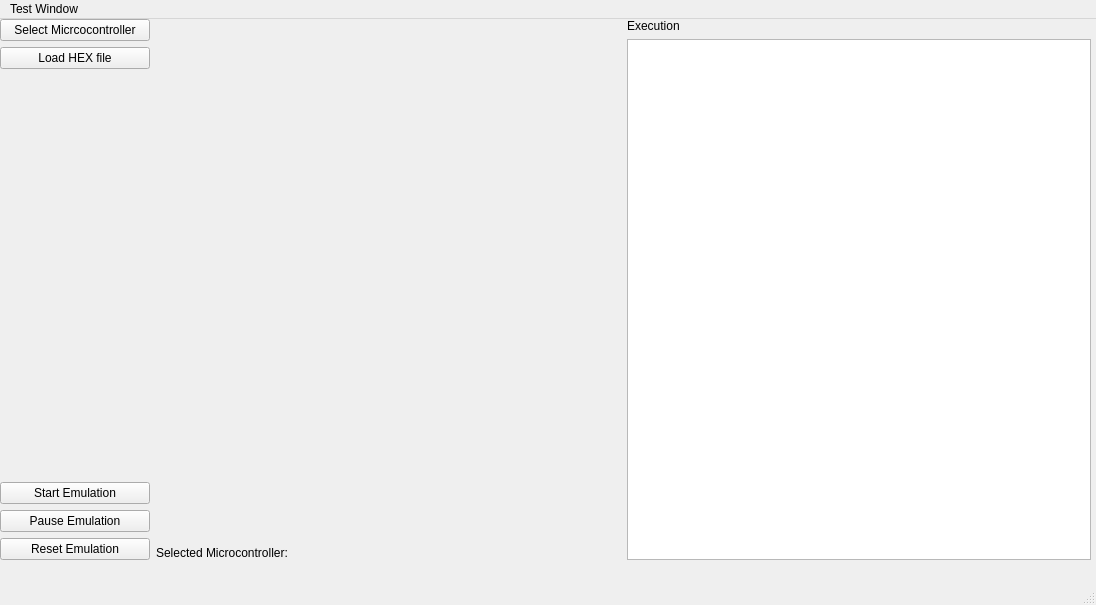
<?xml version="1.0" encoding="UTF-8"?>
<ui version="4.0">
 <class>MainWindow</class>
 <widget class="QMainWindow" name="MainWindow">
  <property name="windowModality">
   <enum>Qt::WindowModality::WindowModal</enum>
  </property>
  <property name="geometry">
   <rect>
    <x>0</x>
    <y>0</y>
    <width>1096</width>
    <height>605</height>
   </rect>
  </property>
  <property name="windowTitle">
   <string>MainWindow</string>
  </property>
  <widget class="QWidget" name="centralwidget">
   <widget class="QWidget" name="horizontalLayoutWidget">
    <property name="geometry">
     <rect>
      <x>0</x>
      <y>0</y>
      <width>1091</width>
      <height>541</height>
     </rect>
    </property>
    <layout class="QHBoxLayout" name="horizontalLayout">
     <item>
      <layout class="QVBoxLayout" name="verticalLayout">
       <item>
        <widget class="QPushButton" name="btnSelectUController">
         <property name="minimumSize">
          <size>
           <width>150</width>
           <height>0</height>
          </size>
         </property>
         <property name="text">
          <string>Select Micrcocontroller</string>
         </property>
        </widget>
       </item>
       <item>
        <widget class="QPushButton" name="btdLoadHex">
         <property name="minimumSize">
          <size>
           <width>150</width>
           <height>0</height>
          </size>
         </property>
         <property name="text">
          <string>Load HEX file</string>
         </property>
        </widget>
       </item>
       <item>
        <spacer name="verticalSpacer">
         <property name="orientation">
          <enum>Qt::Orientation::Vertical</enum>
         </property>
         <property name="sizeHint" stdset="0">
          <size>
           <width>20</width>
           <height>40</height>
          </size>
         </property>
        </spacer>
       </item>
       <item>
        <widget class="QPushButton" name="btnStart">
         <property name="text">
          <string>Start Emulation</string>
         </property>
        </widget>
       </item>
       <item>
        <widget class="QPushButton" name="btnPause">
         <property name="text">
          <string>Pause Emulation</string>
         </property>
        </widget>
       </item>
       <item>
        <widget class="QPushButton" name="btnReset">
         <property name="text">
          <string>Reset Emulation</string>
         </property>
        </widget>
       </item>
      </layout>
     </item>
     <item>
      <layout class="QVBoxLayout" name="verticalLayout_3">
       <property name="rightMargin">
        <number>0</number>
       </property>
       <item>
        <spacer name="horizontalSpacer_3">
         <property name="orientation">
          <enum>Qt::Orientation::Horizontal</enum>
         </property>
         <property name="sizeHint" stdset="0">
          <size>
           <width>40</width>
           <height>20</height>
          </size>
         </property>
        </spacer>
       </item>
       <item>
        <spacer name="verticalSpacer_2">
         <property name="orientation">
          <enum>Qt::Orientation::Vertical</enum>
         </property>
         <property name="sizeHint" stdset="0">
          <size>
           <width>20</width>
           <height>40</height>
          </size>
         </property>
        </spacer>
       </item>
       <item>
        <widget class="QLabel" name="labelBottom">
         <property name="text">
          <string>Selected Microcontroller: </string>
         </property>
         <property name="alignment">
          <set>Qt::AlignmentFlag::AlignLeading|Qt::AlignmentFlag::AlignLeft|Qt::AlignmentFlag::AlignVCenter</set>
         </property>
        </widget>
       </item>
      </layout>
     </item>
     <item>
      <layout class="QVBoxLayout" name="verticalLayout_2">
       <item>
        <widget class="QLabel" name="label">
         <property name="text">
          <string>Execution</string>
         </property>
        </widget>
       </item>
       <item>
        <widget class="QListView" name="listView"/>
       </item>
      </layout>
     </item>
    </layout>
   </widget>
  </widget>
  <widget class="QMenuBar" name="menubar">
   <property name="geometry">
    <rect>
     <x>0</x>
     <y>0</y>
     <width>1096</width>
     <height>22</height>
    </rect>
   </property>
   <widget class="QMenu" name="menuTest_Window">
    <property name="title">
     <string>Test Window</string>
    </property>
   </widget>
   <addaction name="menuTest_Window"/>
  </widget>
  <widget class="QStatusBar" name="statusbar"/>
 </widget>
 <resources/>
 <connections>
  <connection>
   <sender>btnSelectUController</sender>
   <signal>clicked()</signal>
   <receiver>MainWindow</receiver>
   <slot>on_btnSelectUController_clicked()</slot>
   <hints>
    <hint type="sourcelabel">
     <x>74</x>
     <y>37</y>
    </hint>
    <hint type="destinationlabel">
     <x>76</x>
     <y>162</y>
    </hint>
   </hints>
  </connection>
 </connections>
 <slots>
  <slot>on_btnSelectUController_clicked()</slot>
 </slots>
</ui>
